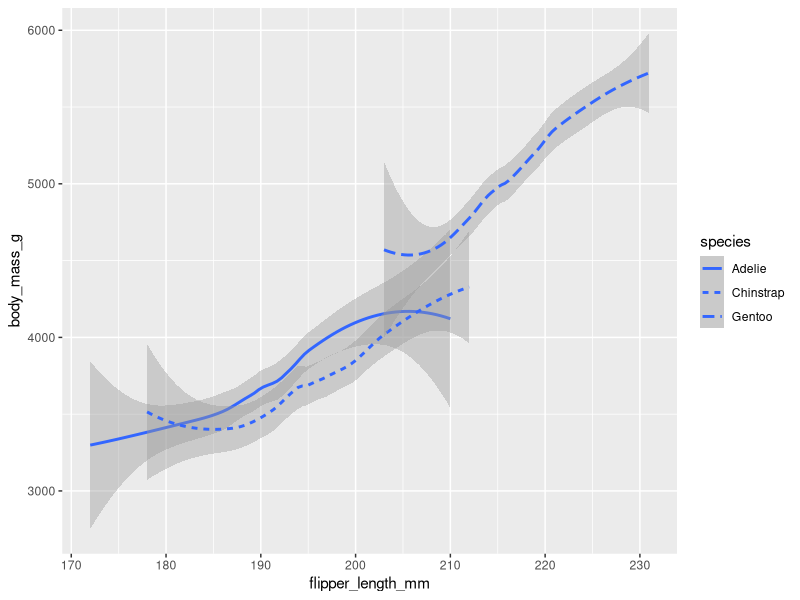
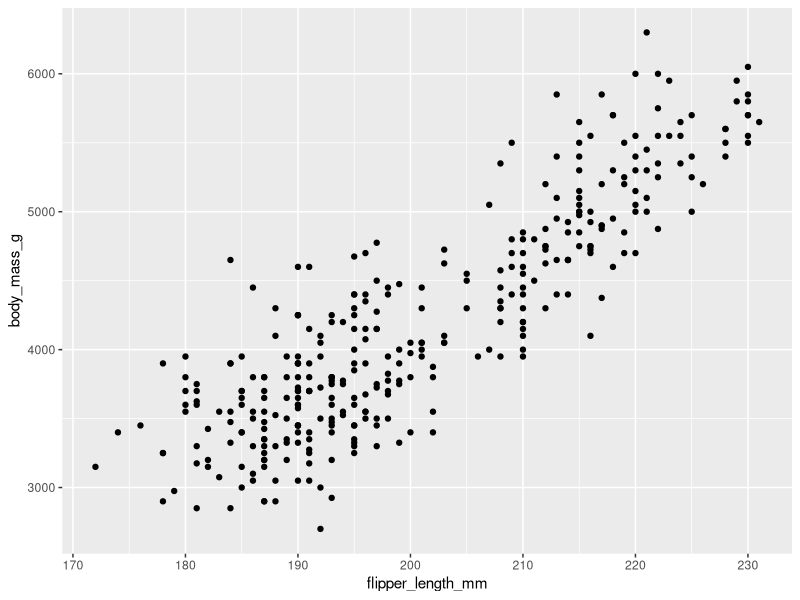
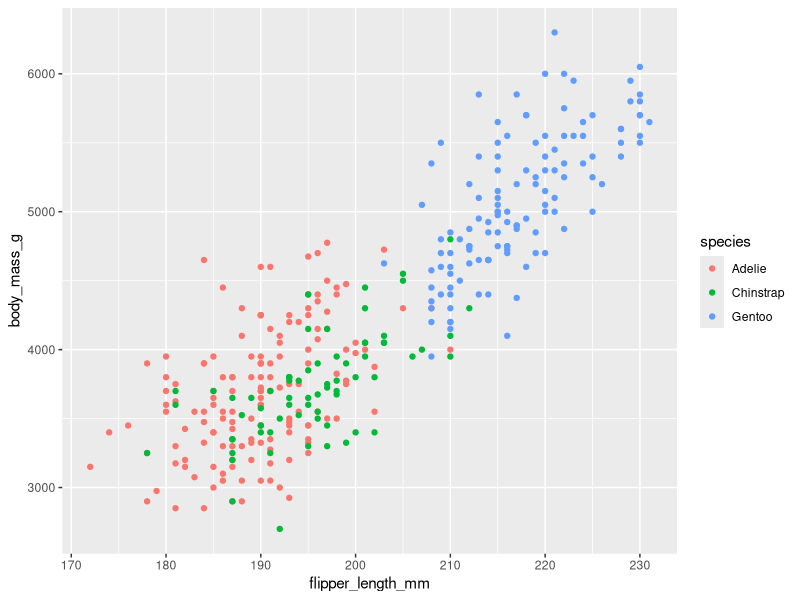
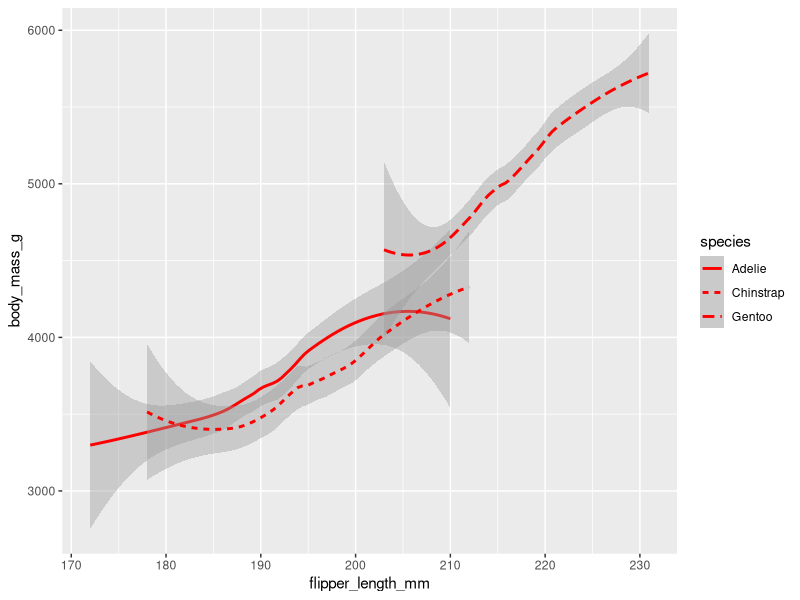
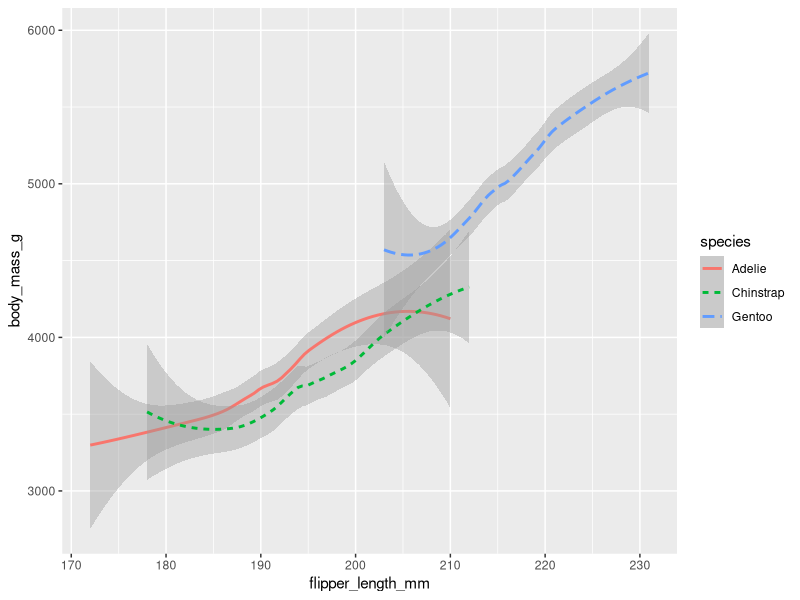
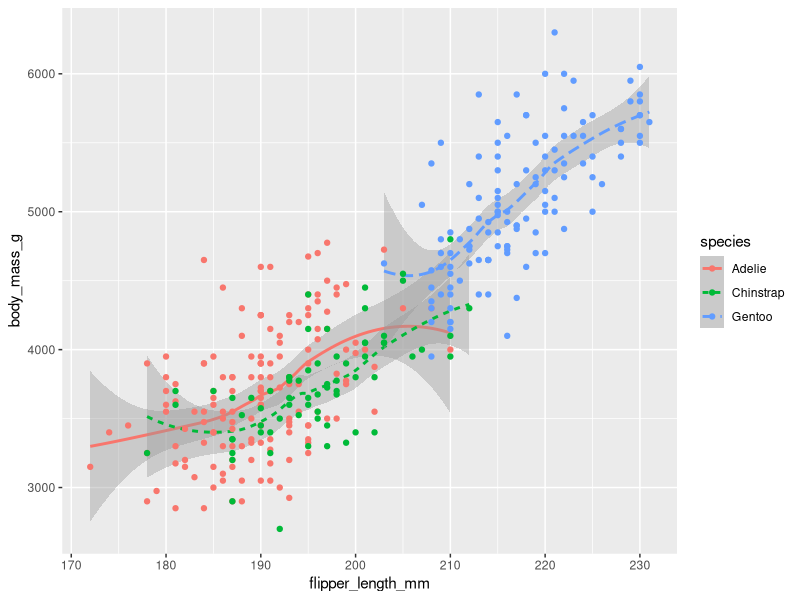
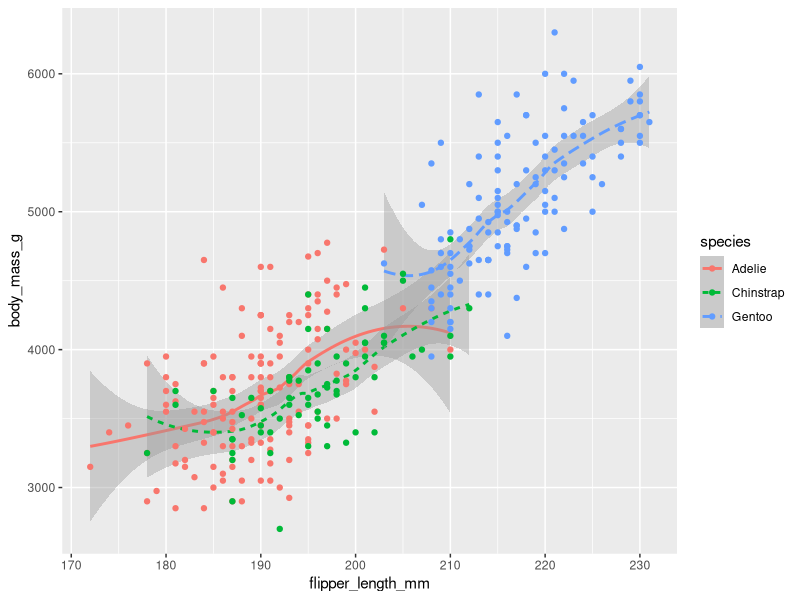
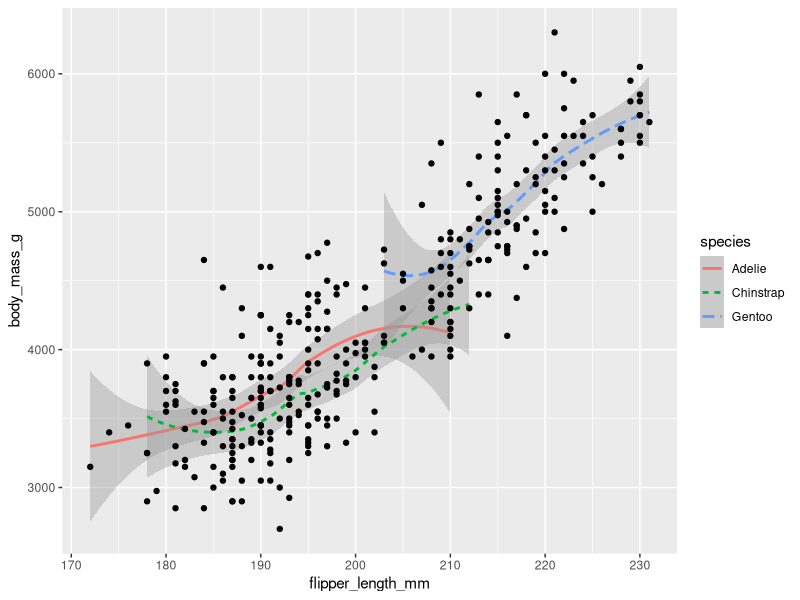

The R script that drew these images, in order:
## Exercise
#library(tidyverse)
library(ggplot2)
library(palmerpenguins)
data(penguins)
names(penguins)

ggplot(data = penguins) + 
 geom_smooth(mapping = aes(x = flipper_length_mm, 
                            y = body_mass_g, 
                            linetype = species))

ggplot(data = penguins) +
  geom_point(mapping = aes(x = flipper_length_mm, 
                            y = body_mass_g))

ggplot(data = penguins) +
  geom_point(mapping = aes(x = flipper_length_mm, 
                           y = body_mass_g, 
                           col=species))


ggplot(data = penguins) +
  geom_smooth(mapping = aes(x = flipper_length_mm,
                            y = body_mass_g, 
                            linetype = species
                            ), col="red")

ggplot(data = penguins) +
  geom_smooth(mapping = aes(x = flipper_length_mm, 
                            y = body_mass_g, linetype = species,
                            col=species))


## What is the error?

ggplot(data = penguins) +
  geom_smooth(mapping = aes(x = flipper_length_mm,
                            y = body_mass_g, 
                            linetype = species,
                            col=species)) + 
  geom_point(mapping = aes(x = flipper_length_mm,
                           y = body_mass_g, 
                           col=species))


ggplot(data = penguins,
       mapping = aes(x = flipper_length_mm,
                                      y = body_mass_g, 
                                      col=species)) +
  geom_smooth(mapping = aes(linetype = species)) + 
  geom_point()



ggplot(data = penguins) +
  geom_smooth(mapping = aes(x = flipper_length_mm, y = body_mass_g, linetype = species,
                            col=species)) + 
  geom_point(aes(x = flipper_length_mm, 
             y = body_mass_g))


ggplot(data = penguins, mapping = aes(x = flipper_length_mm, y = body_mass_g)) +
  geom_smooth(aes(linetype = species,
              col=species) )+ 
  geom_point()



## Correct
ggplot(data = penguins, mapping = aes(x = flipper_length_mm, y = body_mass_g)) +
  geom_smooth(aes(linetype = species,
              col=species)) + 
  geom_point()


## Correct

ggplot(data = penguins) +
  geom_smooth(mapping = aes(x = flipper_length_mm, y = body_mass_g, linetype = species,
                            col=species)) + 
  geom_point(aes(x = flipper_length_mm, y = body_mass_g))
